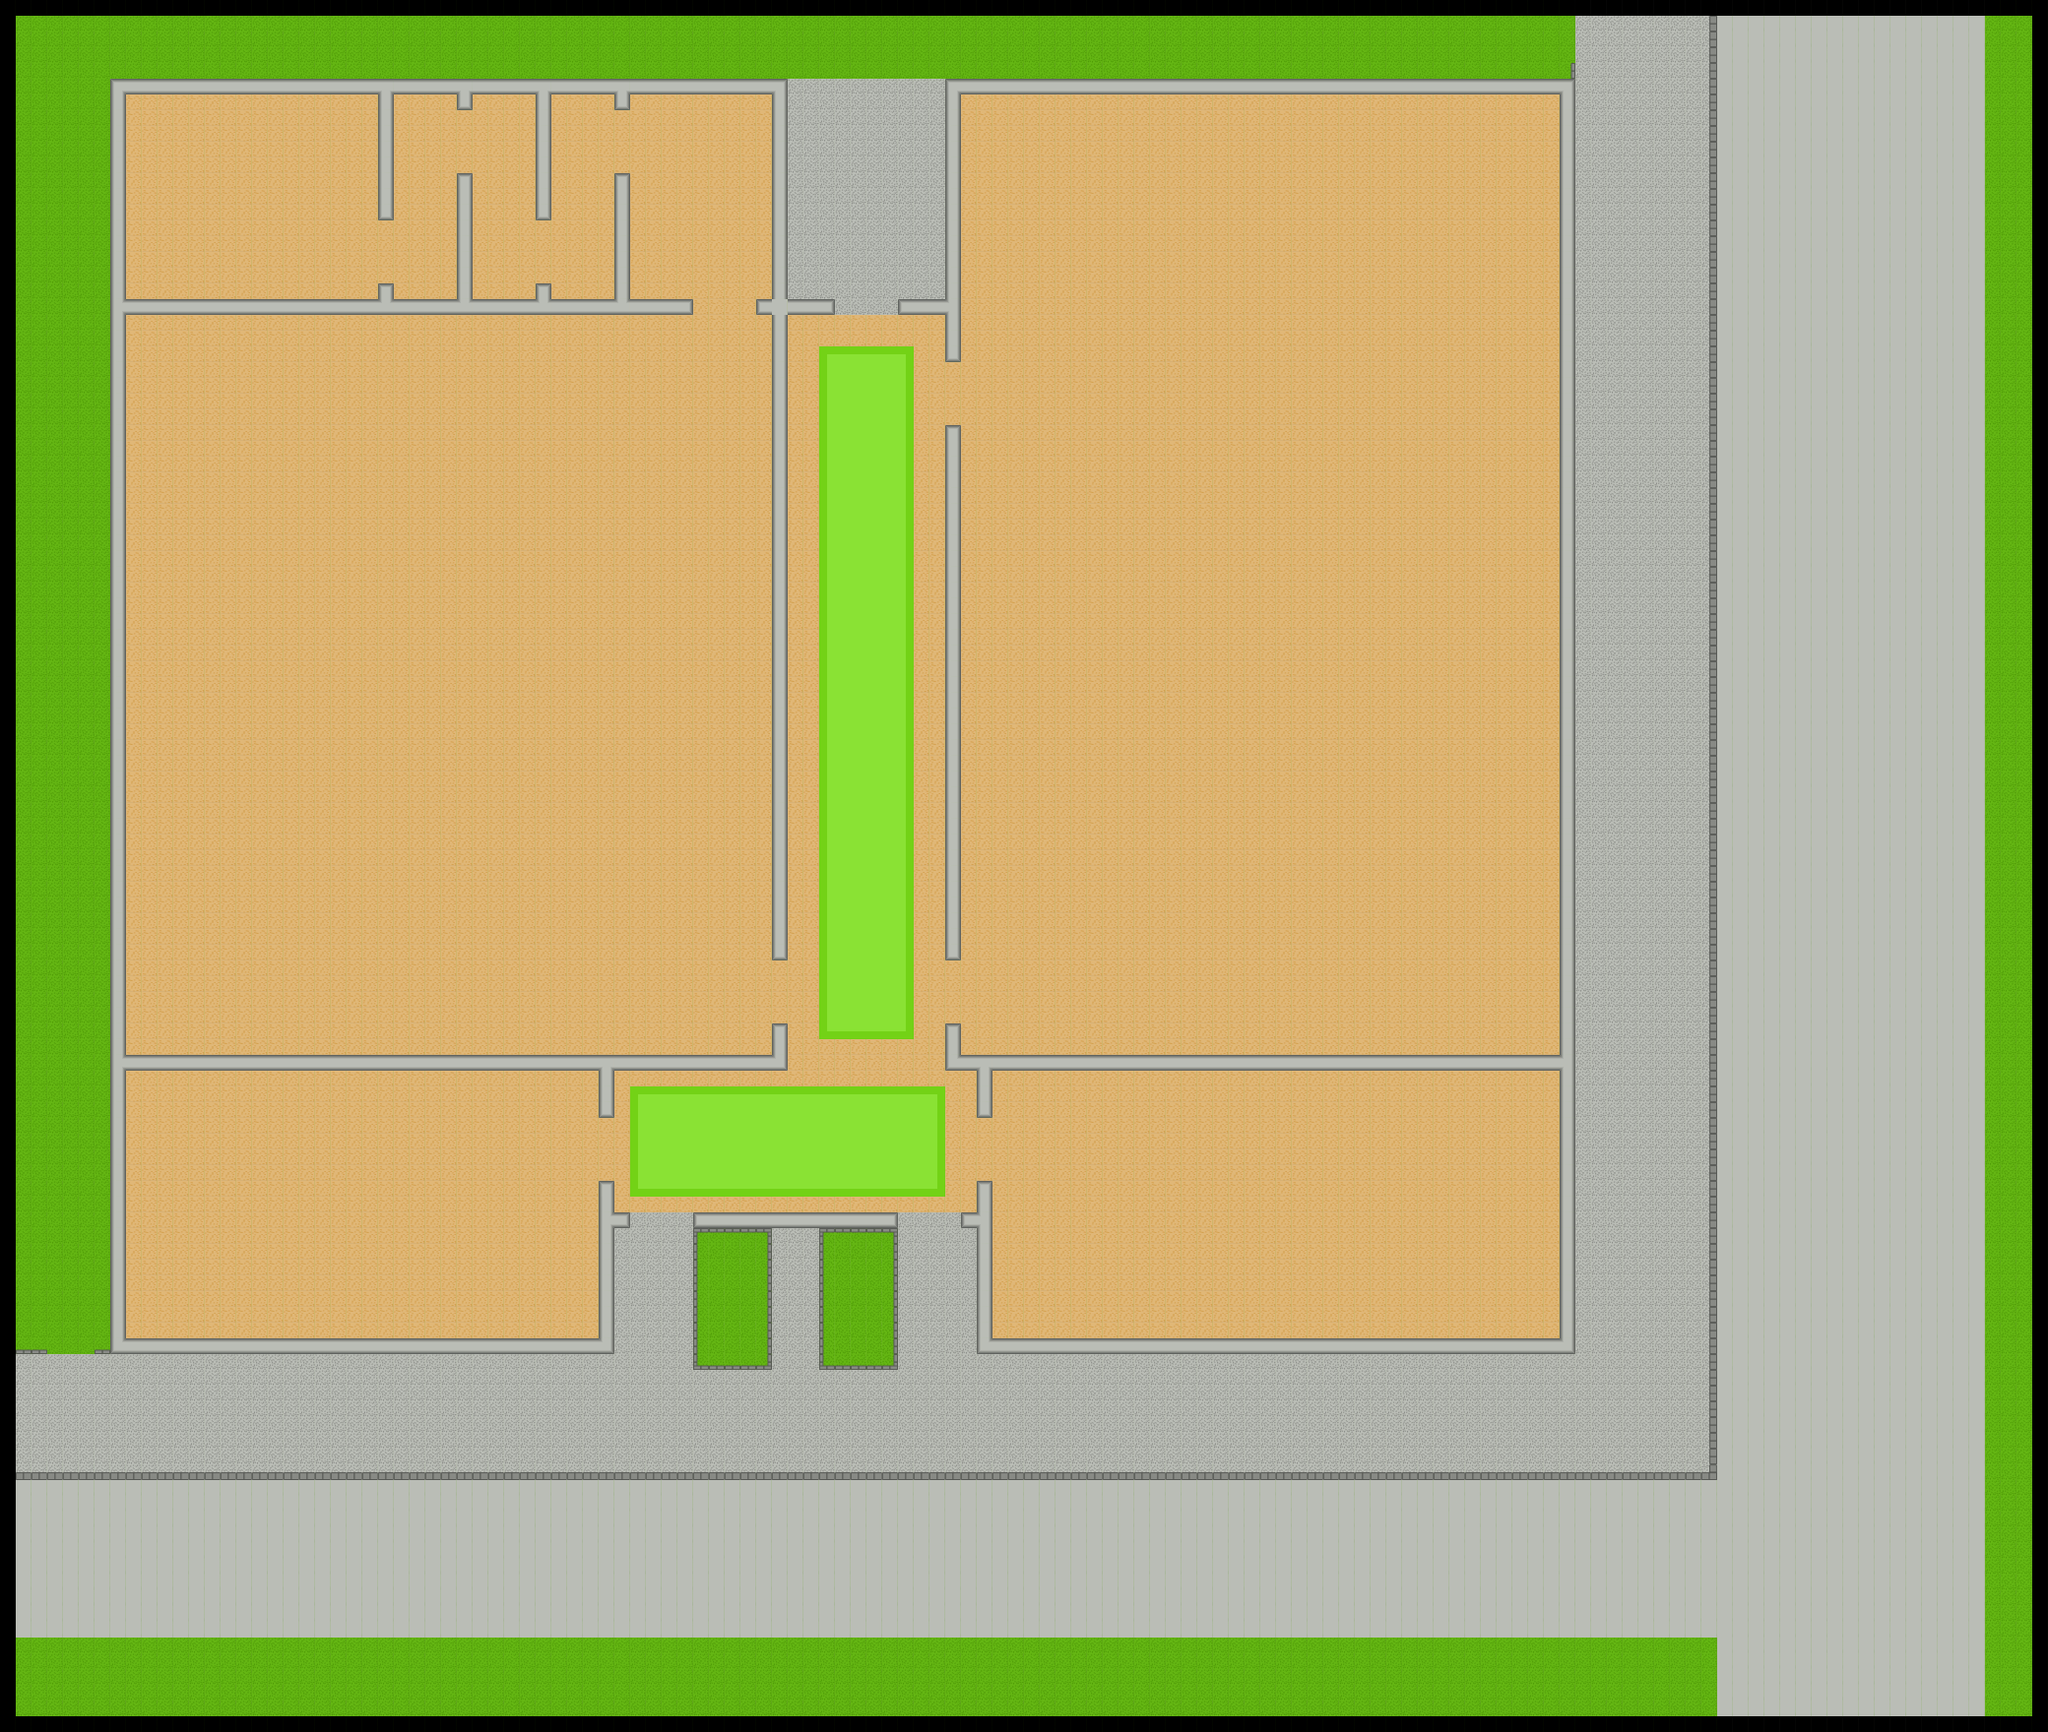

Tiled map render using the project's own tile images. Description and the map definition, with tile-layer contents summarised, below:
An orthogonal 130x110 tile map with 16x16 px tiles, 6 tile layers (ground, Street, Building Ground, Walls, ...), 2 hidden layers not drawn and 91 objects (33x Window, 16x Desk, 15x Showcase, 12x Door, 6x PatrollingGuard, ...).

<map version="1.0" orientation="orthogonal" width="130" height="110" tilewidth="16" tileheight="16">
 <properties>
  <property name="time" value="180" />
 </properties>
 <tileset firstgid="1" name="tileset_millions_1" tilewidth="16" tileheight="16">
  <image source="images/tileset_millions_1.png" />
 </tileset>
 <layer name="ground" width="130" height="110">
  <data>[14300 cells, 14300 non-empty, 1 distinct tile ids]</data>
 </layer>
 <layer name="Street" width="130" height="110">
  <data>[14300 cells, 2985 non-empty, 1 distinct tile ids]</data>
 </layer>
 <layer name="Building Ground" width="130" height="110">
  <data>[14300 cells, 8878 non-empty, 14 distinct tile ids]</data>
 </layer>
 <layer name="Walls" width="130" height="110">
  <properties>
   <property name="passable" value="false" />
  </properties>
  <data>[14300 cells, 619 non-empty, 24 distinct tile ids]</data>
 </layer>
 <layer name="Window Walls" width="130" height="110">
  <data>[14300 cells, 99 non-empty, 2 distinct tile ids]</data>
 </layer>
 <objectgroup name="Windows" width="130" height="110">
  <object name="Window" type="Window" x="144" y="1360" width="48" height="16" />
  <object name="Window" type="Window" x="256" y="1360" width="48" height="16" />
  <object name="Window" type="Window" x="368" y="1360" width="48" height="16" />
  <object name="Window" type="Window" x="480" y="1360" width="48" height="16" />
  <object name="Window" type="Window" x="1040" y="1360" width="48" height="16" />
  <object name="Window" type="Window" x="1152" y="1360" width="48" height="16" />
  <object name="Window" type="Window" x="1264" y="1360" width="48" height="16" />
  <object name="Window" type="Window" x="1376" y="1360" width="48" height="16" />
  <object name="Window" type="Window" x="1488" y="1360" width="48" height="16" />
  <object name="Window" type="Window" x="1584" y="1280" width="16" height="48">
   <properties>
    <property name="rotation" value="90" />
   </properties>
  </object>
  <object name="Window" type="Window" x="1584" y="1168" width="16" height="48">
   <properties>
    <property name="rotation" value="90" />
   </properties>
  </object>
  <object name="Window" type="Window" x="992" y="1296" width="16" height="48">
   <properties>
    <property name="rotation" value="90" />
   </properties>
  </object>
  <object name="Window" type="Window" x="608" y="1296" width="16" height="48">
   <properties>
    <property name="rotation" value="90" />
   </properties>
  </object>
  <object name="Window" type="Window" x="112" y="1280" width="16" height="48">
   <properties>
    <property name="rotation" value="90" />
   </properties>
  </object>
  <object name="Window" type="Window" x="112" y="1168" width="16" height="48">
   <properties>
    <property name="rotation" value="90" />
   </properties>
  </object>
  <object name="Window" type="Window" x="112" y="992" width="16" height="48">
   <properties>
    <property name="rotation" value="90" />
   </properties>
  </object>
  <object name="Window" type="Window" x="112" y="928" width="16" height="48">
   <properties>
    <property name="rotation" value="90" />
   </properties>
  </object>
  <object name="Window" type="Window" x="112" y="784" width="16" height="48">
   <properties>
    <property name="rotation" value="90" />
   </properties>
  </object>
  <object name="Window" type="Window" x="112" y="720" width="16" height="48">
   <properties>
    <property name="rotation" value="90" />
   </properties>
  </object>
  <object name="Window" type="Window" x="112" y="656" width="16" height="48">
   <properties>
    <property name="rotation" value="90" />
   </properties>
  </object>
  <object name="Window" type="Window" x="112" y="496" width="16" height="48">
   <properties>
    <property name="rotation" value="90" />
   </properties>
  </object>
  <object name="Window" type="Window" x="112" y="432" width="16" height="48">
   <properties>
    <property name="rotation" value="90" />
   </properties>
  </object>
  <object name="Window" type="Window" x="112" y="368" width="16" height="48">
   <properties>
    <property name="rotation" value="90" />
   </properties>
  </object>
  <object name="Window" type="Window" x="1584" y="960" width="16" height="48">
   <properties>
    <property name="rotation" value="90" />
   </properties>
  </object>
  <object name="Window" type="Window" x="1584" y="896" width="16" height="48">
   <properties>
    <property name="rotation" value="90" />
   </properties>
  </object>
  <object name="Window" type="Window" x="1584" y="752" width="16" height="48">
   <properties>
    <property name="rotation" value="90" />
   </properties>
  </object>
  <object name="Window" type="Window" x="1584" y="688" width="16" height="48">
   <properties>
    <property name="rotation" value="90" />
   </properties>
  </object>
  <object name="Window" type="Window" x="1584" y="544" width="16" height="48">
   <properties>
    <property name="rotation" value="90" />
   </properties>
  </object>
  <object name="Window" type="Window" x="1584" y="480" width="16" height="48">
   <properties>
    <property name="rotation" value="90" />
   </properties>
  </object>
  <object name="Window" type="Window" x="1584" y="320" width="16" height="48">
   <properties>
    <property name="rotation" value="90" />
   </properties>
  </object>
  <object name="Window" type="Window" x="1584" y="256" width="16" height="48">
   <properties>
    <property name="rotation" value="90" />
   </properties>
  </object>
  <object name="Window" type="Window" x="960" y="240" width="16" height="48">
   <properties>
    <property name="rotation" value="90" />
   </properties>
  </object>
  <object name="Window" type="Window" x="960" y="176" width="16" height="48">
   <properties>
    <property name="rotation" value="90" />
   </properties>
  </object>
 </objectgroup>
 <objectgroup name="Doors" width="130" height="110">
  <object name="Door" type="Door" x="848" y="304" width="64" height="16">
   <properties>
    <property name="rotation" value="180" />
   </properties>
  </object>
  <object name="Door" type="Door" x="640" y="1232" width="64" height="16">
   <properties>
    <property name="rotation" value="180" />
   </properties>
  </object>
  <object name="Door" type="Door" x="912" y="1232" width="64" height="16">
   <properties>
    <property name="rotation" value="180" />
   </properties>
  </object>
  <object name="Door" type="Door" x="608" y="1136" width="16" height="64">
   <properties>
    <property name="rotation" value="270" />
   </properties>
  </object>
  <object name="Door" type="Door" x="991" y="1135" width="16" height="64">
   <properties>
    <property name="rotation" value="270" />
   </properties>
  </object>
  <object name="Door" type="Door" x="784" y="976" width="16" height="64">
   <properties>
    <property name="rotation" value="270" />
   </properties>
  </object>
  </objectgroup>
 <objectgroup name="Desks &amp; Stuff" width="130" height="110">
  <!-- 46 objects omitted --></objectgroup>
 <objectgroup name="Entities" width="130" height="110">
  <!-- 10 objects omitted --></objectgroup>
 <objectgroup name="Guards" width="130" height="110">
  <!-- 8 objects omitted --></objectgroup>
 <layer name="Impassible Stuff" width="130" height="110" visible="0">
  <properties>
   <property name="passable" value="false" />
  </properties>
  <data>[14300 cells, 100 non-empty, 4 distinct tile ids]</data>
 </layer>
 <layer name="Stuff" width="130" height="110" visible="0">
  <data>[14300 cells, 4 non-empty, 3 distinct tile ids]</data>
 </layer>
 <layer name="void" width="130" height="110">
  <properties>
   <property name="passable" value="false" />
  </properties>
  <data>[14300 cells, 476 non-empty, 1 distinct tile ids]</data>
 </layer>
</map>
<!-- 52 of 91 objects omitted -->
